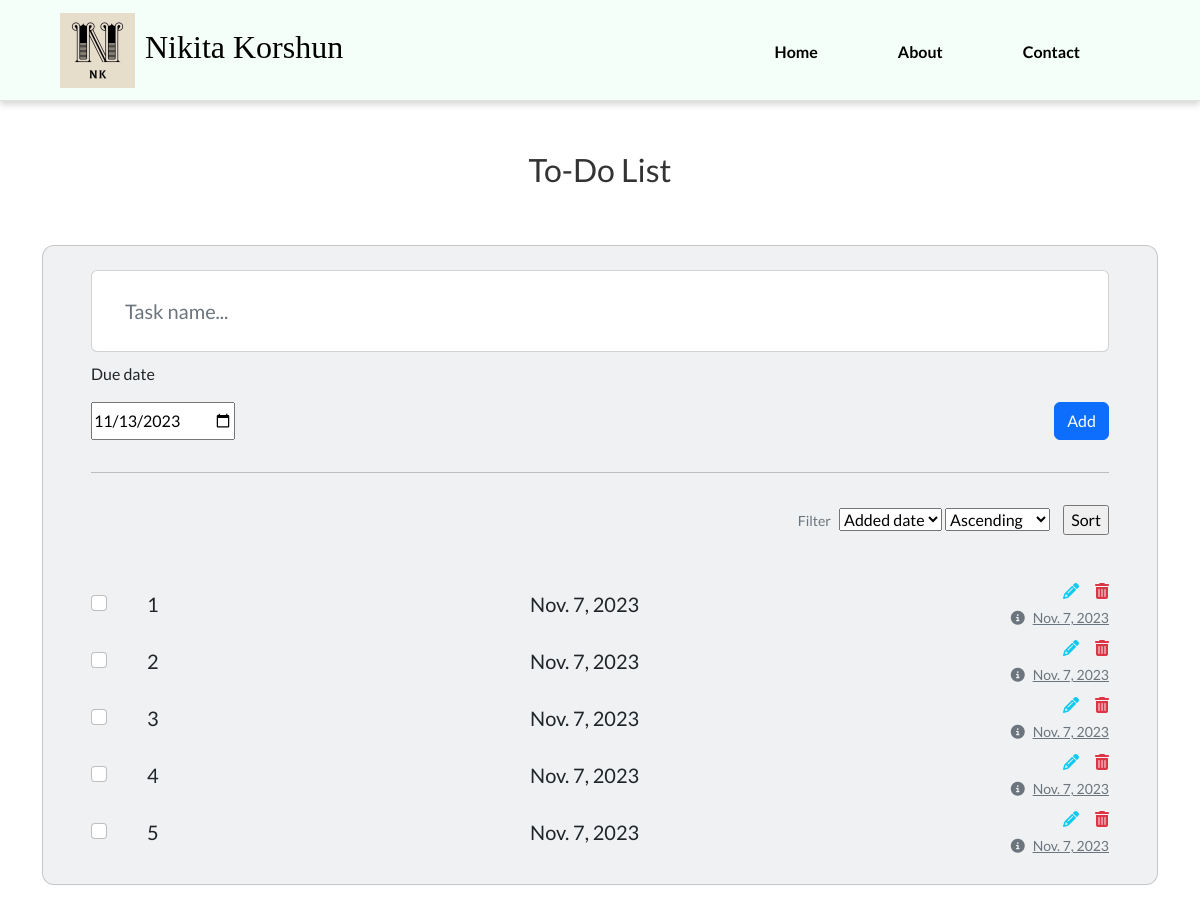
Before: /todo with the older database file.
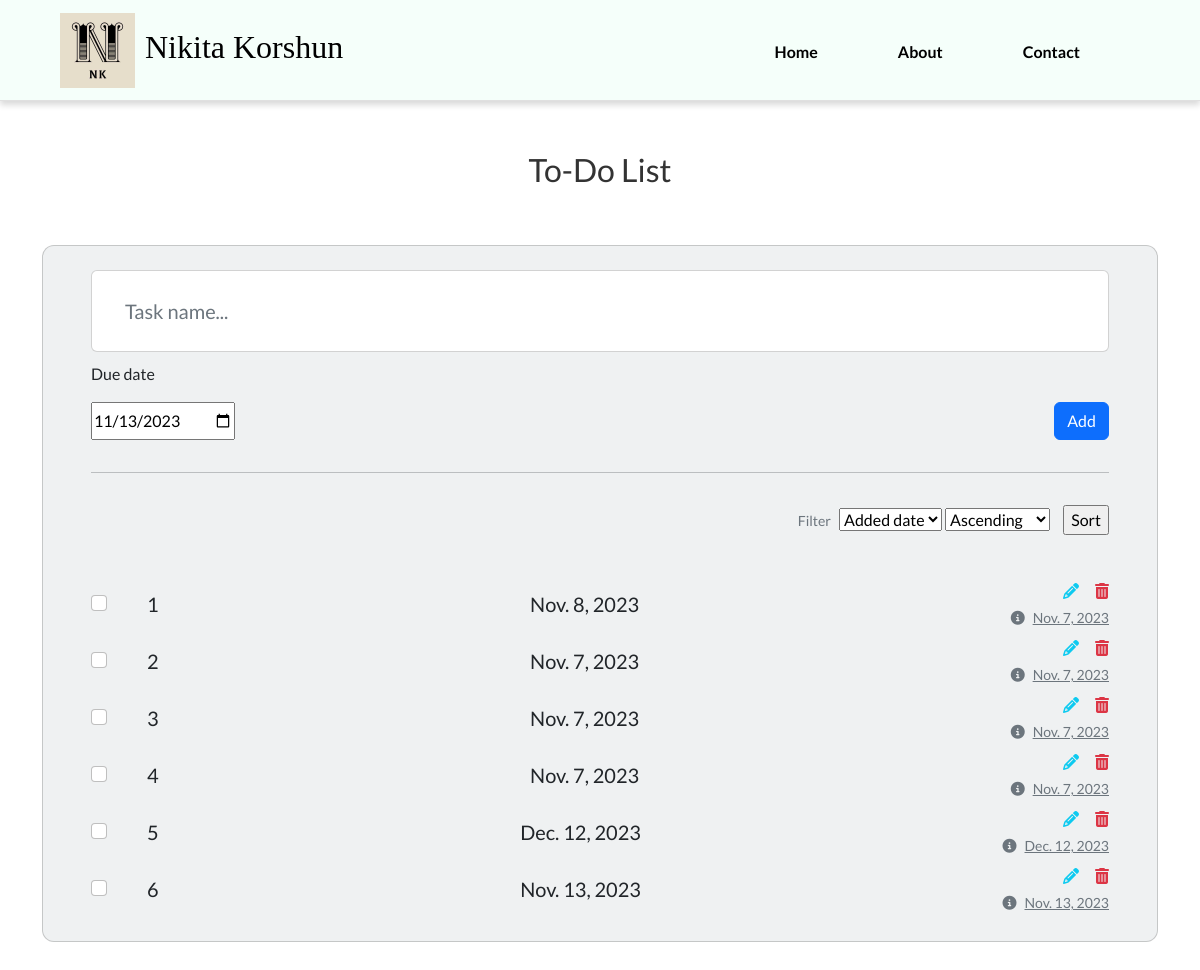
After: the same page with the newer database file.
### todo/models.py (models this page shows, shortened)
class Todo(models.Model):
    title = models.CharField(max_length=200)
    addDate = models.DateTimeField(null=True)
    dueDate = models.DateField(null=True)
    status = models.BooleanField(default=False)
    class Meta:
        verbose_name = "Todo"

### todo/views.py (the view)
# urls.py: path('todo',include('todo.urls')),
def todo(request, sort = 'addDate', order = 'asc'):
    sort_by = request.POST.get('sort', 'addDate')
    order_by = request.POST.get('order', 'asc')
    if request.method == 'POST':
        form = TodoForm(request.POST)
        if form.is_valid():
            form.save()
            return redirect('todo')
    form = TodoForm()
    if sort_by == 'addDate':
        if order_by == 'asc':
            todos = Todo.objects.all().order_by(f'id')
        else:
            todos = Todo.objects.all().order_by(f'-id')
    else:
        if order_by == 'asc':
            todos = Todo.objects.all().order_by(f'{sort_by}')
        else:
            todos = Todo.objects.all().order_by(f'-{sort_by}')
    data = {
        'form': form,
        'todos': todos,
        'sort_by': sort_by,
        'order_by': order_by
    }
    return render(request, 'todo/todo.html', data)

### todo/forms.py
class TodoForm(ModelForm):
    class Meta:
        model = Todo
        fields = ['title', 'addDate', 'dueDate', 'status']
        widgets = {
            'title': TextInput(attrs={
                'placeholder': 'Task name...',
                'class': 'form-control form-control-lg',
                'id': 'exampleFormControlInput1'
            }),
        }
    def __init__(self, *args, **kwargs):
        super(TodoForm, self).__init__(*args, **kwargs)
        self.fields['addDate'].widget = DateTimeInput(attrs={'type': 'date'}, format='%Y-%m-%d')
        self.fields['addDate'].initial = datetime.now().date()
        self.fields['dueDate'].widget = DateInput(attrs={'type': 'date'}, format='%Y-%m-%d')
        self.fields['dueDate'].initial = datetime.now()
        self.fields['status'].initial = False

### todo/templates/todo/todo.html (shortened to what this page needs)
{% extends 'main/base.html' %}
{% load static %}
{% block links %}
  <link rel="stylesheet" href="{% static 'todo/css/todo.css' %}">
{% endblock %}
{% block content %}
<div class="todoList">
  <h2>To-Do List</h2>
  <section class="vh-100">
    <div class="container py-5 h-100">
      <div class="row d-flex justify-content-center align-items-top h-100">
        <div class="col">
          <div class="card" id="list1" style="border-radius: .75rem; background-color: #eff1f2;">
            <div class="card-body py-4 px-4 px-md-5">
              <form method="post">
                <div class="pb-2">
                  <div class="card">
                    <div class="card-body">
                      <div class="d-flex flex-row align-items-center">
                        {{ form.title }}
                      </div>
                    </div>
                  </div>
                        <p style="margin-top: 10px;">Due date</p>
                        <div style="display: flex; justify-content: space-between">
                             {{ form.dueDate }}
                            <button type="submit" class="btn btn-primary">Add</button>
                        </div>
                </div>
              </form>
              <hr class="my-4">
              <div class="d-flex justify-content-end align-items-center mb-4 pt-2 pb-3">
                <p class="small mb-0 me-2 text-muted">Filter</p>
                  <form action="{% url 'todo' %}" method="post">
                          <select name="sort">
                            <option {% if sort_by == 'addDate' %} selected {% endif %}value="addDate">Added date</option>
                          </select>
                          <select name="order">
                            <option {% if order_by == 'asc' %} selected {% endif %} value="asc">Ascending</option>
                          </select>
                        <input type="submit" value="Sort" style="margin-left: 10px;"/>
                  </form>
              </div>
                {% if todos %}
                  {% for todo in todos %}
                    <ul class="list-group list-group-horizontal rounded-0 bg-transparent">
                      <li class="list-group-item d-flex align-items-center ps-0 pe-3 py-1 rounded-0 border-0 bg-transparent">
                        <div class="form-check">
                                <form action="{% url 'update_todo_status' pk=todo.id %}" method="post">
                                  <input class="form-check-input myCheckbox" type="checkbox" value=""
                                         id="myCheckbox-{{ todo.id }}" aria-label="..."
                                         data-todo-id="{{ todo.id }}"
                                         onclick="handleCheckboxChange(this)">
                                </form>
                        </div>
                      </li>
                      <li class="list-group-item px-3 py-1 d-flex align-items-center flex-grow-1 border-0 bg-transparent">
                        <p class="lead fw-normal mb-0">{{ todo.title }}</p>
                      </li>
                    {% if todo.dueDate %}
                      <li class="list-group-item px-3 py-1 d-flex align-items-center flex-grow-1 border-0 bg-transparent">
                        <p class="lead fw-normal mb-0">{{ todo.dueDate }}</p>
                      </li>
                    {% endif %}
                      <li class="list-group-item ps-3 pe-0 py-1 rounded-0 border-0 bg-transparent">
                        <div class="d-flex flex-row justify-content-end mb-1">
                          <a href="{% url 'editTodo' pk=todo.id %}" class="text-info" data-mdb-toggle="tooltip" title="Edit todo">
                            <i class="fas fa-pencil-alt me-3"></i>
                          </a>
                          <a href="{% url 'deleteTodo' todo.id %}" class="text-danger" data-mdb-toggle="tooltip" title="Delete todo">
                            <i class="fas fa-trash-alt"></i>
                          </a>
                        </div>
                        <div class="text-end text-muted">
                          <a href="#!" class="text-muted" data-mdb-toggle="tooltip" title="Created date">
                            <p class="small mb-0"><i class="fas fa-info-circle me-2"></i>{{ todo.addDate|date:"M. j, Y" }}</p>
                          </a>
                        </div>
                      </li>
                    </ul>
                  {% endfor %}
                {% else %}
                  <p>No todos</p>
                {% endif %}
            </div>
          </div>
        </div>
      </div>
    </div>
</section>
</div>
{% endblock %}

### main/templates/main/base.html (shortened to what this page needs)
{% load static %}
<!DOCTYPE html>
<html lang="en">
<head>
    <link rel="stylesheet" href="https://cdn.jsdelivr.net/npm/bootstrap@5.2.3/dist/css/bootstrap.min.css">
    <link rel="stylesheet" href="{% static 'main/css/style.css' %}">
    <link rel="stylesheet" href="https://use.fontawesome.com/releases/v6.4.2/css/all.css">
    {% block links %}{% endblock %}
</head>
<body>
    <header class="header">
        <div style="display: flex; flex-direction: row">
            <img src="{% static 'main/img/image.jpg' %}" height="75" alt="Korshun">
            <h2 style="margin-top: 15px; user-select: none">Nikita Korshun</h2>
        </div>
         <ul class="header-nav">
            <a href="{% url 'home' %}"><li>Home</li></a>
            <a href="{% url 'about' %}"><li>About</li></a>
            <a href="{% url 'contact' %}"><li>Contact</li></a>
         </ul>
    </header>
    {% block content %}
    {% endblock %}
</body>
</html>

### static/main/css/style.css (style rules this page uses)
body { font-family: 'Lato', sans-serif; }
.header { display: flex; align-items: center; padding: 10px; background-color: #F5FFFA; justify-content: space-between; border-bottom: 1px solid #e0e0e0; box-shadow: 0 4px 6px rgba(0, 0, 0, 0.15); }
.header h2 { color: black; font-weight: inherit; font-family: "Cascadia Mono"; }
.header img { margin-right: 10px; margin-left: 50px; }
.header-nav { display: flex; flex-direction: row; margin-right: 50px; }
.header-nav li { padding: 10px 20px; background: transparent; border-radius: 20px; }
.header-nav li, .header-nav a { color: black; margin-top: 10px; margin-right: 20px; transition: all .3s ease; text-decoration: none; list-style: none; font-weight: bold; }
h2 { color: #333; }

### static/todo/css/todo.css (style rules this page uses)
.todoList h2 { margin-top: 50px; text-align: center; }
#list1 .form-control { border-color: transparent; }

Changed rows visible on the page:
changed Todo: dueDate "Nov. 7, 2023" → "Nov. 8, 2023"
changed Todo: dueDate "Nov. 7, 2023" → "Dec. 12, 2023"; addDate "Nov. 7, 2023" → "Dec. 12, 2023"
added Todo: title "6", dueDate "Nov. 13, 2023", addDate "Nov. 13, 2023"
